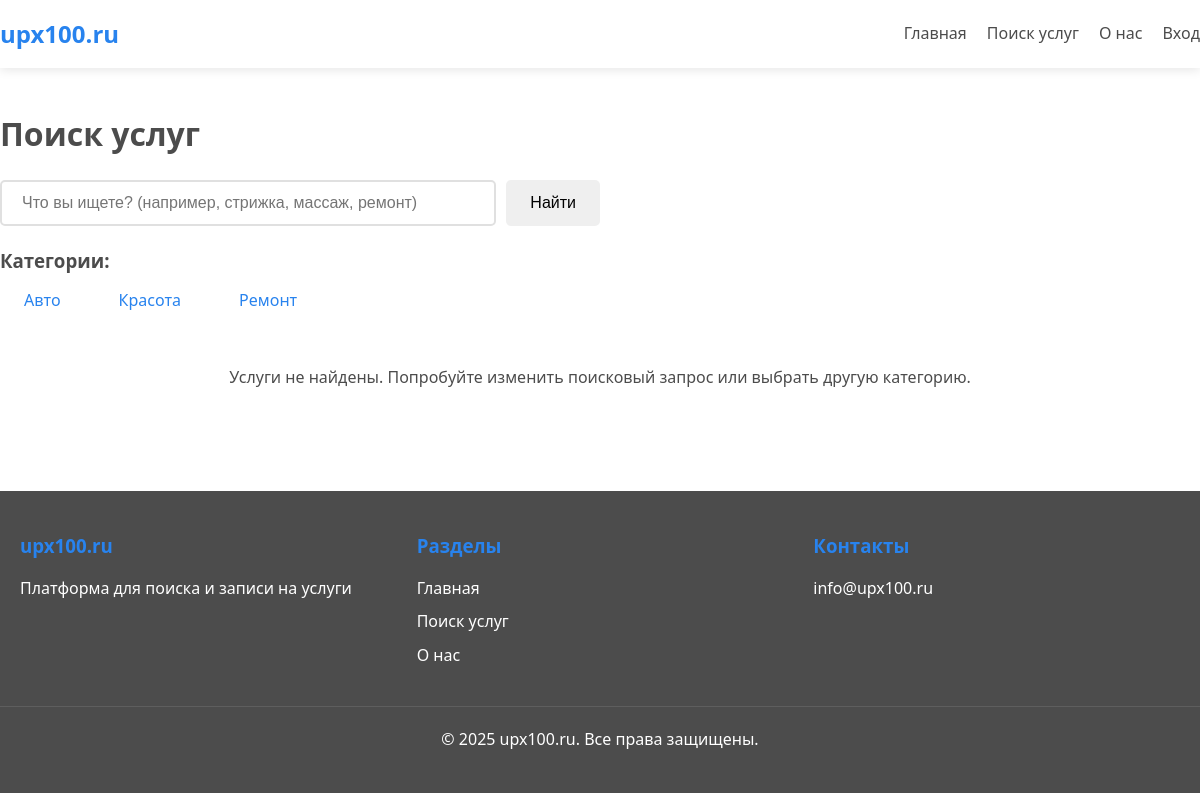
The app's page /search/, older data.
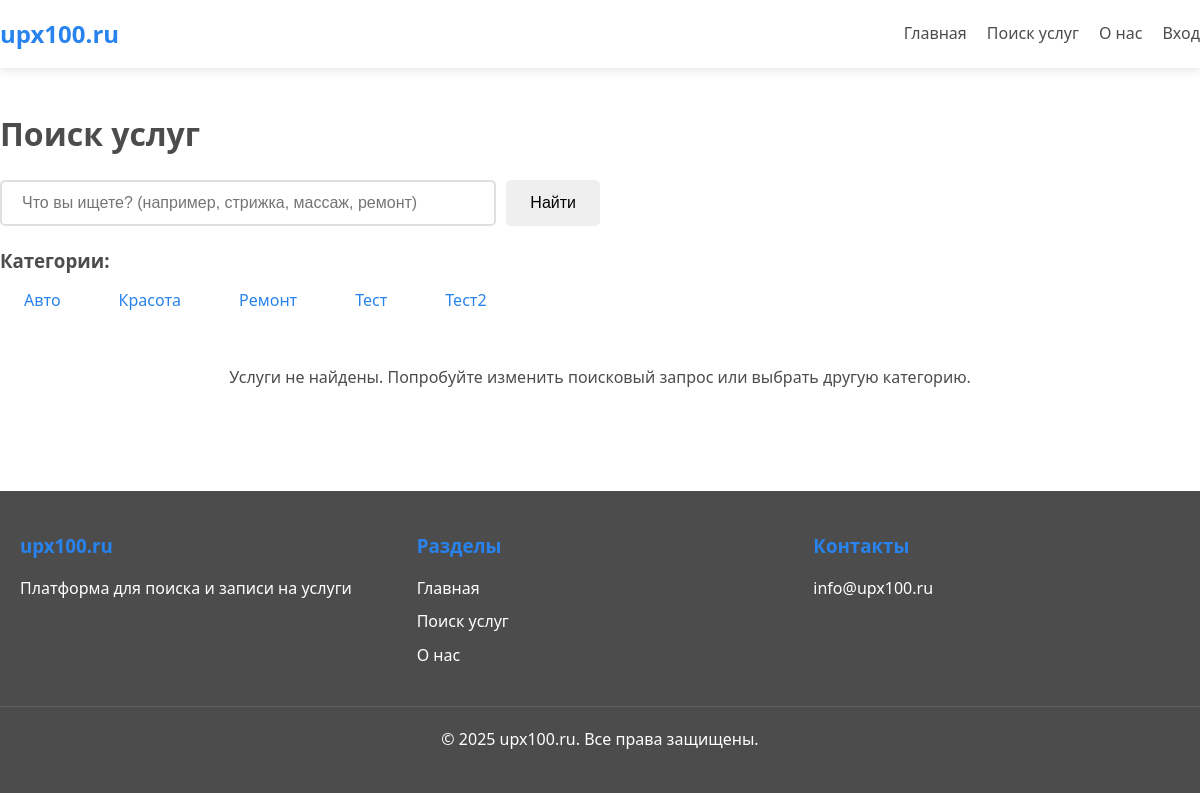
The same page, newer data.
### companies/models.py (models this page shows, shortened)
class Category(models.Model):
    name = models.CharField(
        max_length=100,
        unique=True,
        verbose_name='Название категории'
    )
    slug = models.SlugField(
        max_length=100,
        unique=True,
        verbose_name='Слаг'
    )
    icon = models.ImageField(
        upload_to='categories/icons/',
        blank=True,
        null=True,
        verbose_name='Иконка'
    )
    created_at = models.DateTimeField(
        auto_now_add=True,
        verbose_name='Дата создания'
    )
    class Meta:
        verbose_name = 'Категория'
        verbose_name_plural = 'Категории'
        ordering = ['name']

### search/views.py (the view)
# urls.py: path('', views.search_view, name='search'),
def search_view(request):
    query = request.GET.get('q', '')
    category_slug = request.GET.get('category', '')
    services = Service.objects.filter(is_active=True)
    categories = Category.objects.all()
    if query:
        services = services.filter(
            Q(name__icontains=query) |
            Q(description__icontains=query)
        )
    if category_slug:
        subcategories = Subcategory.objects.filter(category__slug=category_slug)
        services = services.filter(subcategory__in=subcategories)
    context = {
        'query': query,
        'services': services,
        'categories': categories,
    }
    return render(request, 'search/search.html', context)

### templates/search/search.html (shortened to what this page needs)
{% extends 'base.html' %}
{% block content %}
<div class="container" style="padding: 40px 0;">
    <h1>Поиск услуг</h1>
    <form method="get" class="search-form" style="margin: 20px 0;">
        <input type="text" name="q" class="search-form__input" placeholder="Что вы ищете? (например, стрижка, массаж, ремонт)" value="{{ query }}">
        <button type="submit" class="btn btn--primary">Найти</button>
    </form>
    {% if categories %}
    <div style="margin: 20px 0;">
        <h3>Категории:</h3>
        <div style="display: flex; gap: 10px; flex-wrap: wrap;">
            {% for category in categories %}
                <a href="?category={{ category.slug }}{% if query %}&q={{ query }}{% endif %}"
                   class="btn btn--outline"
                   style="{% if category.slug == request.GET.category %}background: #007bff; color: white;{% endif %}">
                    {{ category.name }}
                </a>
            {% endfor %}
        </div>
    </div>
    {% endif %}
    {% if services %}
        <div style="display: grid; grid-template-columns: repeat(auto-fill, minmax(300px, 1fr)); gap: 20px; margin-top: 20px;">
            {% for service in services %}
                <div class="card" style="padding: 20px;">
                    <h3>{{ service.name }}</h3>
                    <p>{{ service.description|truncatewords:20 }}</p>
                    <p><strong>Цена:</strong> {{ service.price }} ₽</p>
                    <p><strong>Категория:</strong> {{ service.category.name }}</p>
                    {% if service.company %}
                        <p><strong>Компания:</strong> {{ service.company.name }}</p>
                    {% endif %}
                    <a href="#" class="btn btn--primary">Записаться</a>
                </div>
            {% endfor %}
        </div>
    {% else %}
        <div style="margin-top: 40px; text-align: center;">
            <p>Услуги не найдены. Попробуйте изменить поисковый запрос или выбрать другую категорию.</p>
        </div>
    {% endif %}
</div>
{% endblock %}

Row changes from the older to the newer data that the page shows:
added Category: name "Тест"
added Category: name "Тест2"
